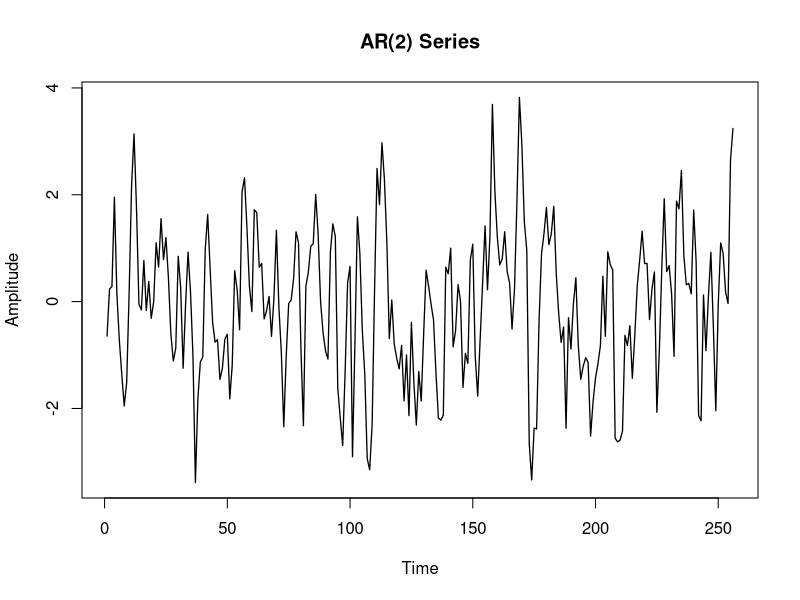
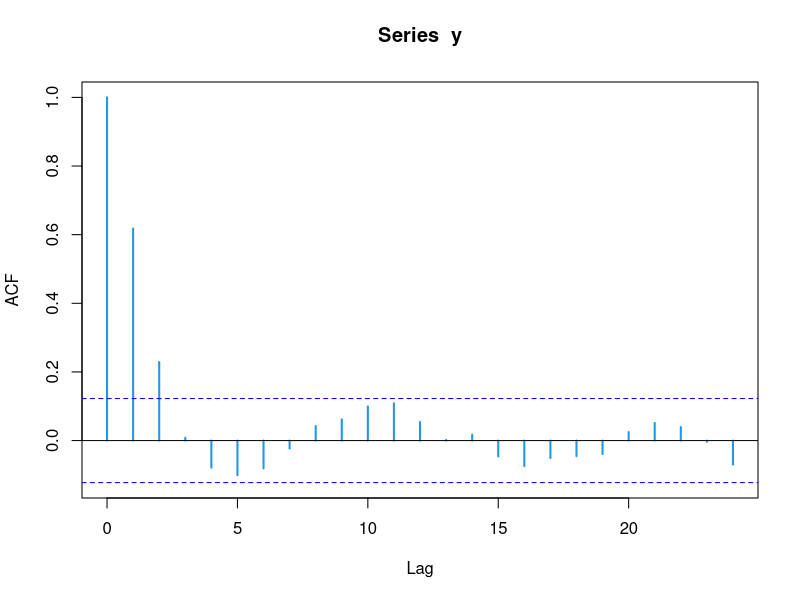
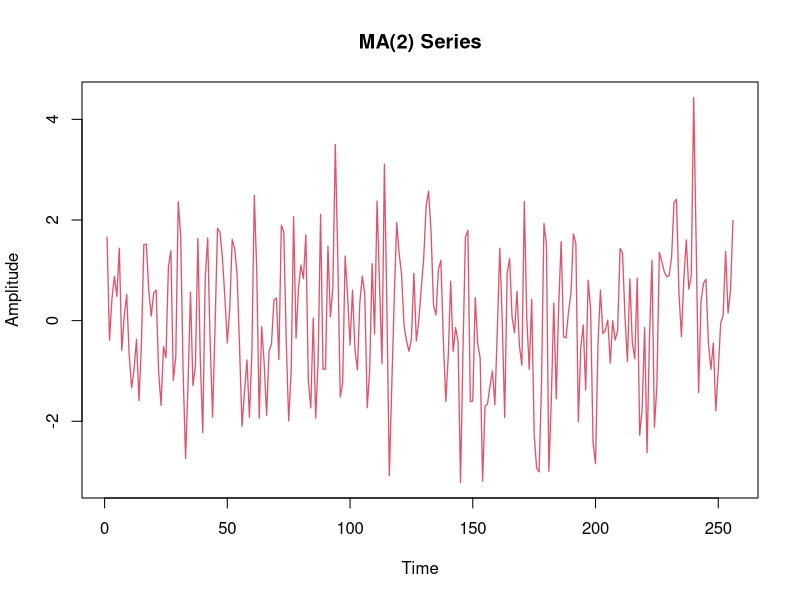
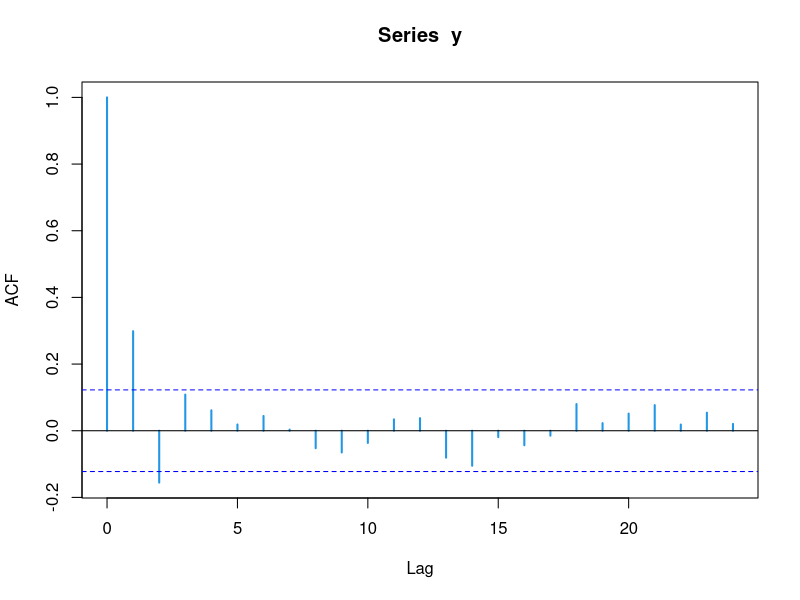
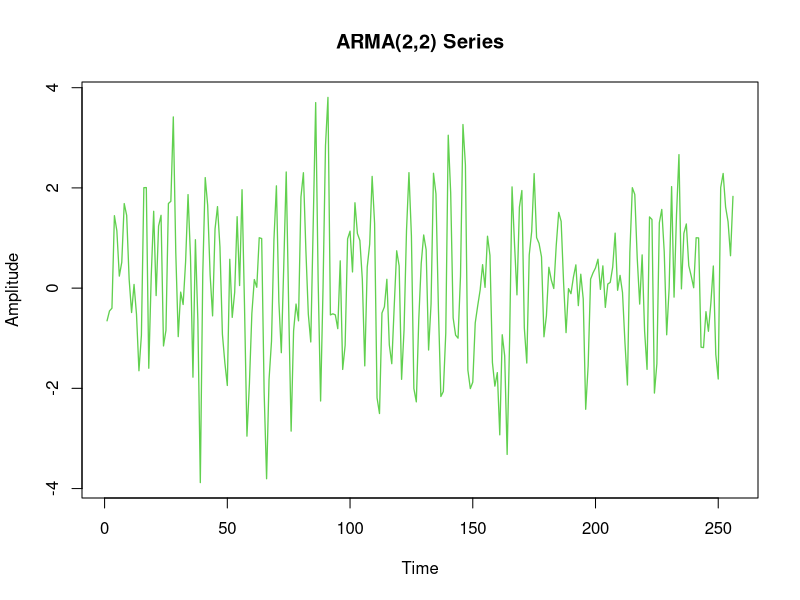
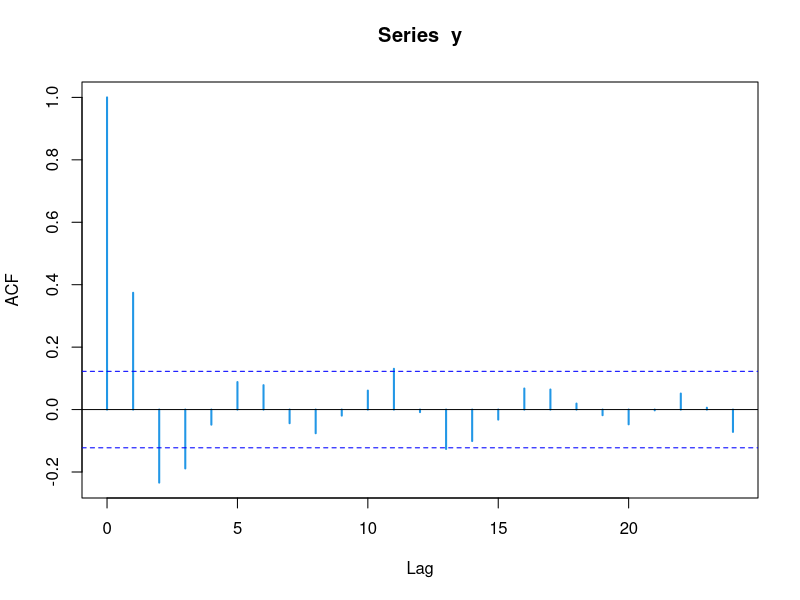
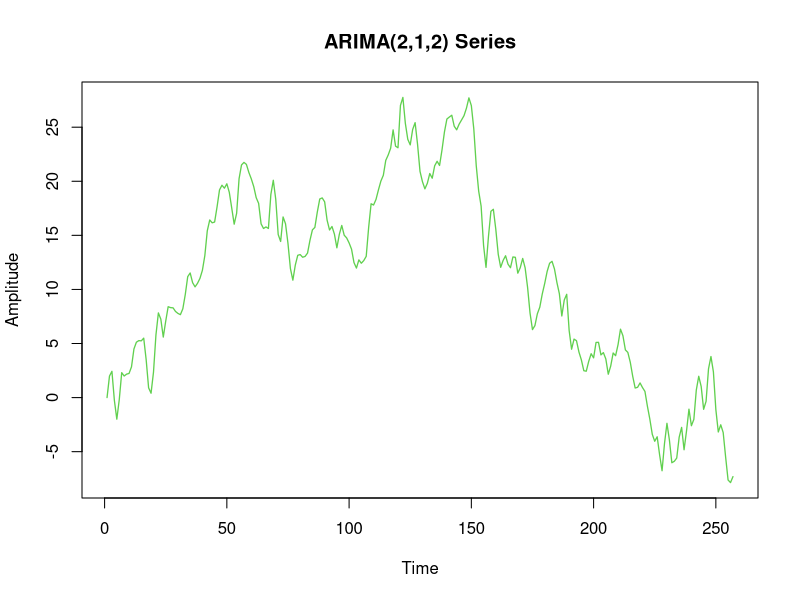
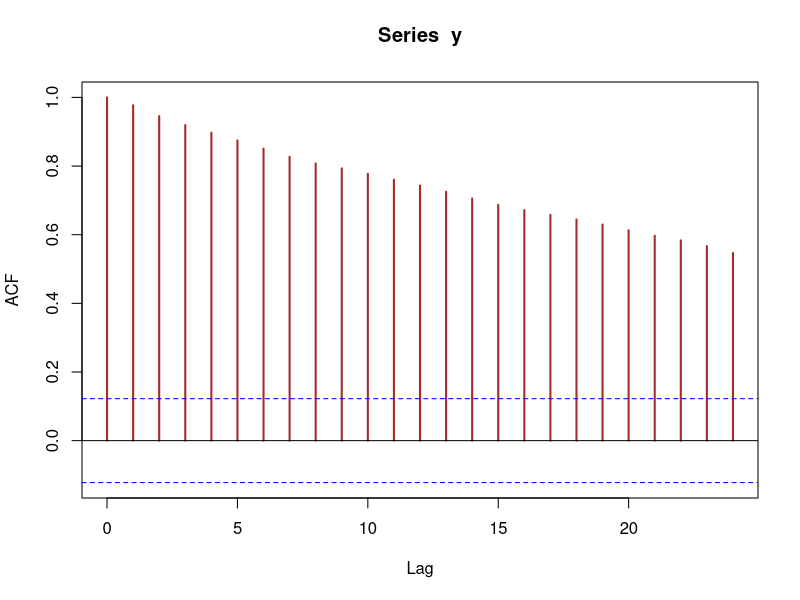

The R script that drew these images, in order:
rm(list=ls())
set.seed(1024)
### AR(2) Model
N<-256
y<-arima.sim(list(ar=c(0.80,-0.29)), N)
plot(y, type ="l", main="AR(2) Series", xlab="Time", ylab="Amplitude", lty=1, lwd=1.28)
acf(y, col=4, lwd=2)

### MA(2) Model
y<-arima.sim(list(ma=c(0.80,-0.29)), N)
plot(y, type ="l", main="MA(2) Series", xlab="Time", ylab="Amplitude", lty=1, lwd=1.28, col=2)
acf(y, col=4, lwd=2)

## ARMA (2,2) Model
y<-arima.sim(list(ar=c(0.12, -0.08), ma=c(0.80,-0.29)), N)
plot(y, type ="l", main="ARMA(2,2) Series", xlab="Time", ylab="Amplitude", lty=1, lwd=1.28, col=3)
acf(y, col=4, lwd=2)

## ARIMA (2,2) Model
y<-arima.sim(list(ar=c(0.12, -0.08), ma=c(0.80,-0.29), order=c(2,1,2)), N)
plot(y, type ="l", main="ARIMA(2,1,2) Series", xlab="Time", ylab="Amplitude", lty=1, lwd=1.28, col=3)
acf(y, col="brown", lwd=2)